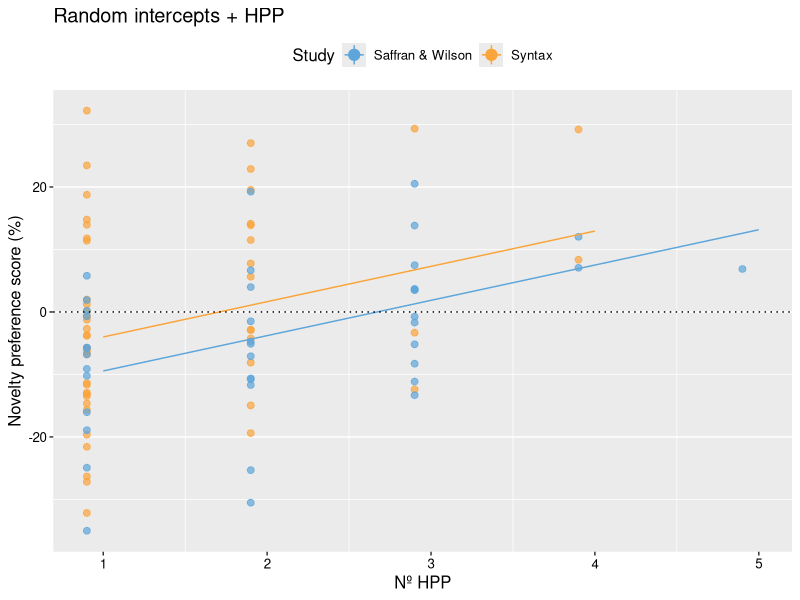

Reproduce this figure in R. (Note: this script raises an error after producing the figure.)
## ---- chunk 1
knitr::opts_chunk$set(
	message = FALSE,
	warning = FALSE,
	include = TRUE
)
options(knitr.kable.NA = '-')
## ---- chunk 2
# load packages
library(readxl)    # for importing Excel files
library(magrittr)  # for using pipes
library(dplyr)     # for manipulating data
library(tidyr)     # for manipulating datasets
library(nlme)      # for fitting Linear-Mixed Models
library(car)       # for checking assumptions 
library(knitr)     # for table presentation
library(ggplot2)   # for visualising data
library(patchwork) # for arranging plots
library(purrr)     # for functional programming
library(ggthemes)  # plot colours
## ---- chunk 3
data <-
  read_xlsx("data/flip.xlsx") %>%                              # import data
  mutate(
    total           = novel+familiar,                          # total looking time (ms)
    difference      = novel-familiar,                          # difference score (ms, uncorrected)
    preference      = ((novel-familiar)/(novel+familiar))*100, # preference (corrected by total looking time)
    preference_abs  = abs(preference),                         # absolute preference (no direction of preference)
)          
## ---- chunk 4
data %>%
  group_by(study, hpp) %>%                              # group by conditions of interest
  summarise(n = n(),                                    # number of observations in each condition
            mean_preference = mean(preference),         # Mean preference
            sd_preference = sd(preference),             # SD of preference
            sem_preference = sd_preference/sqrt(n)) %>% # SEM of preference
  kable(.,
        digits = 2,
        row.names = FALSE,
        col.names = c("Study", "HPP", "n", "NPS average (%)", "SD", "SEM"),
        align = "c", caption = "Saffran & Wilson refers to Saffran & Wilson (2003, Exp. 2); Syntax refers to Wisconsin experiment (Santolin & Saffran, 2019) and Barcelona experiment (Santolin, Saffran & Sebastian-Galles, WILD poster). ")
## ---- chunk 5

M0 <- nlme::lme( # fit data to random intercepts
  preference ~ 1, random = ~1|study,
  data = data, method = "ML",
  control = list(opt = "optim"), 
) 

M1 <- nlme::lme( # fit data to random intercepts and fixed slope
  preference ~ hpp, random = ~1|study,
  data = data, method = "ML",
  control = list(opt = "optim")
) 

M2 <- nlme::lme( # fit data to random intercepts and random slope
  preference ~ hpp, random = ~hpp|study,
  data = data, method = "ML",
  control = list(opt = "optim")
) 

anova <- anova(M0, M1, M2) # compare models

# models' predictions
predicted0 <- predict(M0)
predicted1 <- predict(M1)
predicted2 <- predict(M2)
predicted.fixed <- predict(lm(preference~hpp, data = data)) # just for comparing the fit with an only-fixed effects model (i.e. just for fun)

## ---- chunk 6
anova %>%
  select(
    df,
    AIC,
    logLik,
    L.Ratio,
    "p-value") %>%
  knitr::kable(.,
               digits = 3,
               col.names = c("DF", "AIC", "logLik", "L. Ratio", "p"),
               align = 'c',
               caption = 'Model comparison. The random intercepts + HPPs fitted best the data.')
## ---- chunk 7

t.table <-
  summary(M1)$tTable %>%
  as.data.frame() %>%
  rename(
    t = 't-value',
    p = 'p-value',
    b = 'Value'
  ) %>%
  mutate(
    ci95_low = round(intervals(M1, 0.95)$fixed[,1], 2),
    ci95_upp = round(intervals(M1, 0.95)$fixed[,3], 2),
    es = (2*t)/sqrt(DF)
  ) %>%
  select(b, ci95_low, ci95_upp, Std.Error, DF, t, p, es) %>%
  unite("ci95", c("ci95_low", "ci95_upp"), sep = ", ")

knitr::kable(
  t.table,
  digits = 3,
  align = 'c',
  col.names = c("b", "95% CI", "SEM", "DF", "t-value", "p-value", 'd')
)
## ---- chunk 8

ggplot(data, aes(x = hpp, y = preference, colour = study, group = study)) +
  geom_point(alpha = 0.7, size = 2, position = position_nudge(x = -0.1)) +
  stat_summary(fun.data = "mean_cl_boot", geom = "pointrange", size = 0.7) +
  stat_summary(aes(y = predicted1), fun.y = mean, geom = "line") +
  geom_hline(yintercept = 0, linetype = "dotted") +
  labs(title = "Random intercepts + HPP", x = "Nº HPP", y = "Novelty preference score (%)", colour = "Study") +
  scale_color_few() +
  theme(
    legend.position = "top",
    panel.grid.major.x = element_blank(),
    text = element_text(size = 12),
    axis.text = element_text(colour = "black")
  ) +
  ggsave("figures/m1.png")

## ---- chunk 9
discrimination <-
  data %>%
  group_by(study, hpp) %>%                          # group by conditions of interest
  summarise(n = n(),                                # number of observations in each condition
            mean_preference = mean(preference_abs), # Mean absolute novelty preference
            sd_preference = sd(preference_abs),     # SD of absolute novelty preference
            sem_preference = sd_preference/sqrt(n)) # SEM of absolute novelty preference 
  kable(discrimination,
        digits = 2,
        row.names = FALSE,
        col.names = c("Study", "HPP", "n", "Mean (%)", "SD", "SEM"),
        align = "c",
        caption = "Mean abolute novelty preference score by study and number of HPPs.")
## ---- chunk 10
ggplot(data, aes(x = hpp, y = preference_abs, group = hpp, colour = study)) +
  geom_point(size = 2, alpha = 0.7, position = position_nudge(x = -0.2)) +
  stat_summary(fun.data = mean_cl_boot, geom = "pointrange", size = 0.7) +
  geom_hline(yintercept = 0, linetype = "dotted") +
  labs(x = "Nº HPP", y = "Absolute novelty preference (%)",
       title = "Absolute novelty preference score by Nº HPP and study",
       subtitle = "Red dots and whiskers indicate mean and bootstrapped 95% CI, respectively",
       colour = "Study") +
  scale_colour_few() +
  theme(
    text = element_text(colour = "black", size = 12),
    legend.position = "top"
  ) +
  facet_wrap(~study) +
  ggsave("figures/discrimination.png")
  
## ---- chunk 11

# only fixed effects
ggplot(data, aes(x = hpp, y = preference)) +
  geom_point(alpha = 0.7, size = 2, aes(colour = study), position = position_nudge(x = -0.2)) +
  stat_summary(fun.data = "mean_cl_boot", geom = "pointrange") +
  stat_summary(aes(y = predicted.fixed), fun.y = mean, geom = "line") +
  geom_hline(yintercept = 0, linetype = "dotted") +
  labs(title = "No random effects (just HPP)", x = "Nº HPP", y = "Novelty preference score (%)", colour = "Study") +
  scale_colour_few() +
  theme(text = element_text(size = 12),
        axis.text = element_text(colour = "black"),
        legend.position = "top",
        axis.title.x = element_blank(),
        panel.grid.major.x = element_blank()) +
  # M0: random intercepts
  ggplot(data, aes(x = hpp, y = preference, colour = study, group = study)) +
  geom_point(alpha = 0.7, size = 2, position = position_nudge(x = -0.2)) +
  stat_summary(fun.data = "mean_cl_boot", geom = "pointrange") +
  stat_summary(aes(y = predicted0), fun.y = mean, geom = "line") +
  geom_hline(yintercept = 0, linetype = "dotted") +
  labs(title = "Random intercepts", x = "Nº HPP", y = "Novelty preference score (%)", colour = "Study") +
  scale_colour_few() +
  theme(text = element_text(size = 12),
        axis.text = element_text(colour = "black"),
        axis.title.x = element_blank(),
        axis.title.y = element_blank(),
        legend.position = "top",
        panel.grid.major.x = element_blank()) +
  # M1: random intercepts + HPP
  ggplot(data, aes(x = hpp, y = preference, colour = study, group = study)) +
  geom_point(alpha = 0.7, size = 2, aes(colour = study), position = position_nudge(x = -0.2)) +
  stat_summary(fun.data = "mean_cl_boot", geom = "pointrange") +
  stat_summary(aes(y = predicted1), fun.y = mean, geom = "line") +
  geom_hline(yintercept = 0, linetype = "dotted") +
  labs(title = "Random intercepts + HPP", x = "Nº HPP", y = "Novelty preference score (%)", colour = "Study") +
  scale_colour_few() +
  theme(text = element_text(size = 12),
        axis.text = element_text(colour = "black"),
        legend.position = "top",
        panel.grid.major.x = element_blank()) +
  # M2: random intercepts + HPP + random slopes
  ggplot(data, aes(x = hpp, y = preference, colour = study, group = study)) +
  geom_point(alpha = 0.7, size = 2, aes(colour = study), position = position_nudge(x = -0.2)) +
  stat_summary(fun.data = "mean_cl_boot", geom = "pointrange") +
  stat_summary(aes(y = predicted2, group = study), fun.y = mean, geom = "line") +
  geom_hline(yintercept = 0, linetype = "dotted") +
  labs(title = "Random intercepts + HPP + random slopes", x = "Nº HPP", y = "Novelty preference score (%)", colour = "Study") +
  scale_colour_few() +
  theme(text = element_text(size = 12),
        axis.text = element_text(colour = "black"),
        axis.title.y = element_blank(),
        legend.position = "top",
        panel.grid.major.x = element_blank()) +
  # layout
  plot_layout(ncol = 2, nrow = 2) +
  ggsave("figures/models.png", height = 6, width = 9)
## ---- chunk 12
data %>%
  select(study, hpp, novel, familiar, total, preference) %>%
  kable(.,
        digits = 2,
        row.names = TRUE,
        col.names = c("Study", "HPP", "Novel (ms)", "Familiar (ms)",
                      "Total (ms)", "Preference (%)"))
## ---- chunk 13
residuals <- data.frame(residuals = residuals(M1))
residuals %>%
  ggplot() +
  geom_density(aes(x = residuals)) +
  labs(x = "Residuals", y = "Probability density", title = "Distribution of residuals") +
  theme(
    text = element_text(size = 12),
    axis.text = element_text(colour = "black")
  ) +
  ggplot(data = residuals, aes(sample = residuals)) +
  geom_qq() +
  geom_qq_line(colour = "red") +
  labs(x = "Theoretical normal distribution", y = "Oberseved residuals", title = "QQ plot") +
  theme(
    text = element_text(size = 12),
    axis.text = element_text(colour = "black")
    ) +
  plot_layout(nrow = 1)
## ---- chunk 14
levene <-
  leveneTest(residuals(M1) ~factor(data$hpp)*data$study) %>%
  rename(
    f = 'F value',
    p = 'Pr(>F)'
  )
## ---- chunk 15
data.frame(study = data$study, hpp = data$hpp, residuals = residuals(M1)) %>%
ggplot(., aes(x = hpp, y = residuals, group = hpp)) +
  geom_boxplot() +
  labs(x = "Residuals", y = "Nº HPP") +
  facet_wrap(.~study, ncol = 1) +
  theme(
    panel.grid.major.x = element_blank(),
    panel.grid.minor.x = element_blank(),
    text = element_text(size = 12),
    axis.text = element_text(colour = "black")
  )
